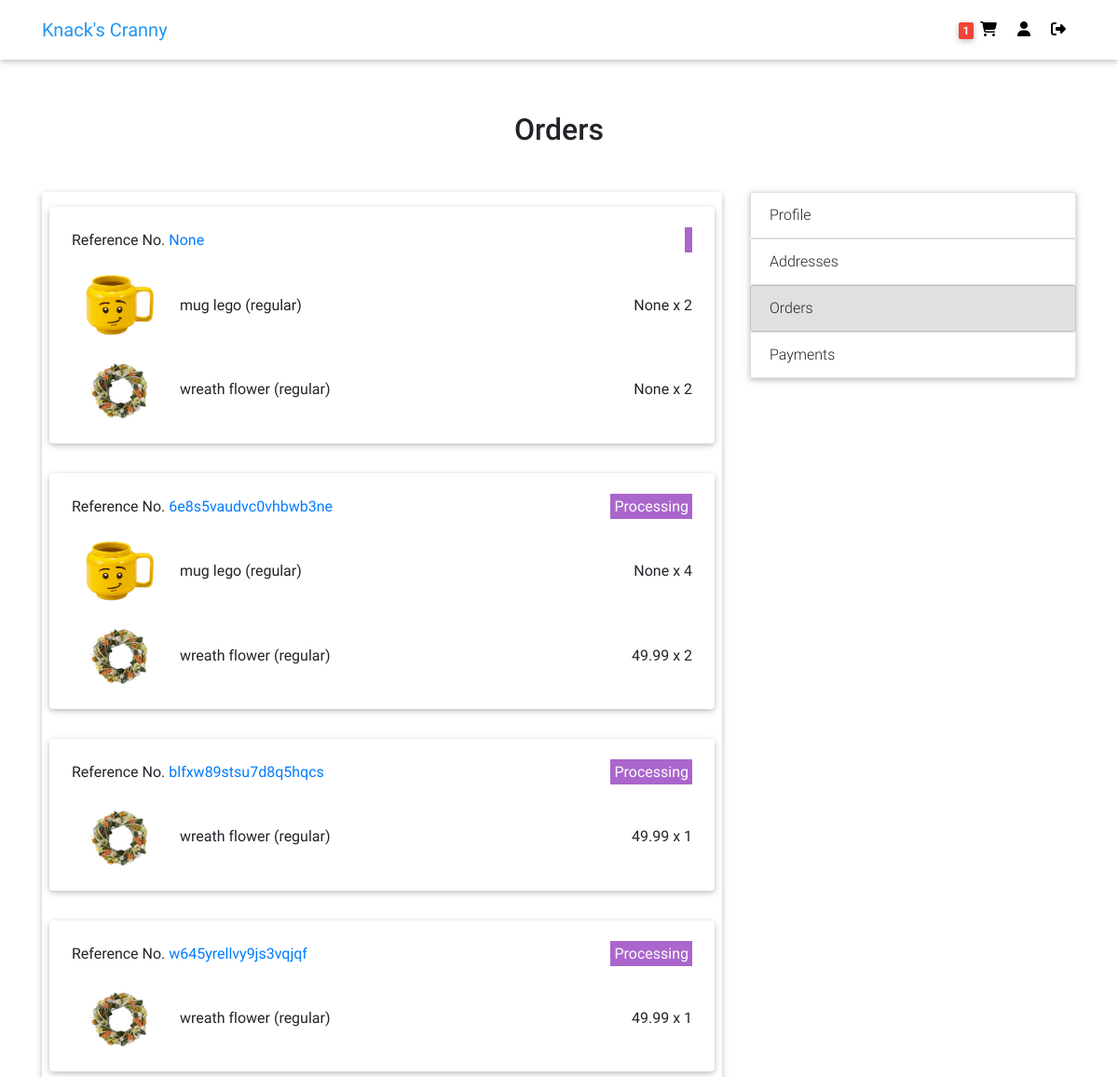
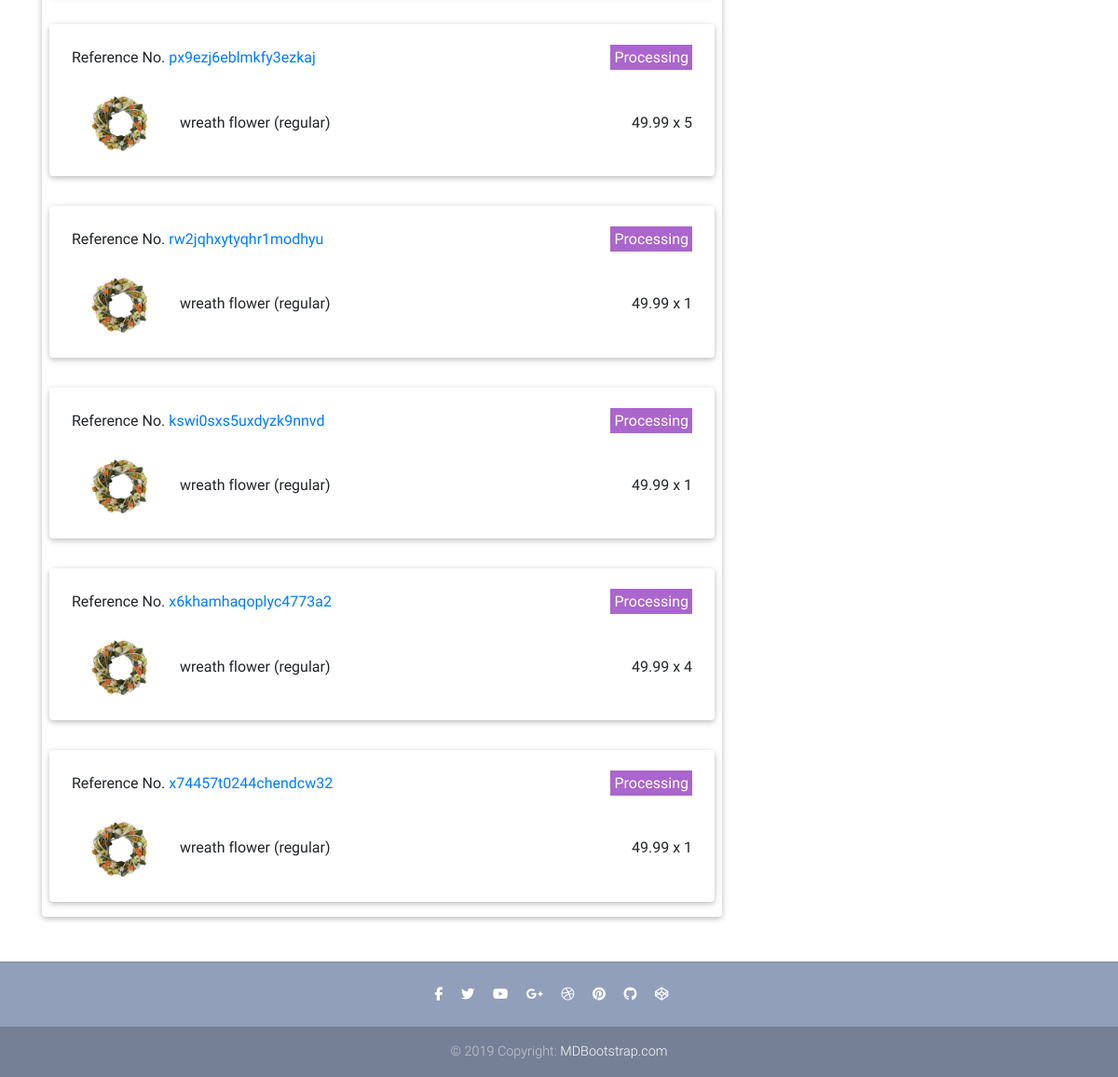
Page /orders/ (signed in) on the committed database (2 pictures, top to bottom).
### users/models.py (models this page shows, shortened)
class Customer(models.Model):
    user = models.OneToOneField(User, on_delete=models.SET_NULL, blank=True, null=True)
    session_id = models.CharField(max_length=32, blank=True, null=True)
    first_name = models.CharField(max_length=50, blank=True, null=True)
    last_name = models.CharField(max_length=50, blank=True, null=True)
    email = models.EmailField(max_length=100, blank=True, null=True)
    contact1 = models.CharField(max_length=30, blank=True, null=True)
    contact2 = models.CharField(max_length=30, blank=True, null=True)
    date_added = models.DateTimeField(default=timezone.now)
    date_updated = models.DateTimeField(default=timezone.now)
    image = models.ImageField(default=f'default_profile.png', upload_to='profile_pics')

### ecommerce/models.py (models this page shows, shortened)
class Order(models.Model):
    customer = models.ForeignKey(Customer, on_delete=models.SET_NULL, blank=True, null=True)
    reference_code = models.CharField(max_length=20, blank=True, null=True)
    shipping_address = models.ForeignKey(Address, related_name='shipping_address',
        on_delete=models.SET_NULL, blank=True, null=True)
    billing_address = models.ForeignKey(Address, related_name='billing_address',
        on_delete=models.SET_NULL, blank=True, null=True)
    payment = models.ForeignKey(Payment, on_delete=models.SET_NULL, blank=True, null=True)
    coupon = models.ForeignKey(Coupon, on_delete=models.SET_NULL, blank=True, null=True)
    date_added = models.DateTimeField(default=timezone.now)
    is_ordered = models.BooleanField(default=False)
    ordered_date = models.DateTimeField(blank=True, null=True)
    date_updated = models.DateTimeField(default=timezone.now)
    @property
    def get_cart_items(self):
        order_items = self.orderitem_set.all()
        total = sum([item.quantity for item in order_items])
        return total

class OrderItem(models.Model):
    item = models.ForeignKey(Variation, on_delete=models.SET_NULL, blank=True, null=True)
    order = models.ForeignKey(Order, on_delete=models.SET_NULL, blank=True, null=True)
    ordered_item_price = models.DecimalField(max_digits=6, decimal_places=2, null=True, blank=True)
    quantity = models.IntegerField(default=0, blank=True, null=True)
    date_added = models.DateTimeField(default=timezone.now)

class OrderStatus(models.Model):
    order = models.ForeignKey(Order, on_delete=models.CASCADE)
    status = models.CharField(max_length=2, choices=ORDER_STATUS, default='PC')
    refund_requested = models.BooleanField(default=False)
    refund_granted = models.BooleanField(default=False)
    date_added = models.DateTimeField(default=timezone.now)
    date_updated = models.DateTimeField(default=timezone.now)
    class Meta:
        verbose_name_plural = 'Order Statuses'

### items/models.py (models this page shows, shortened)
class Variation(models.Model):
    item = models.ForeignKey(Item, on_delete=models.CASCADE)
    name = models.CharField(max_length=100, default='regular')
    alias = models.CharField(max_length=150, blank=True, unique=True)
    price = models.DecimalField(max_digits=6, decimal_places=2, null=True, blank=True)
    price_discount = models.DecimalField(max_digits=6, decimal_places=2, null=True, blank=True)
    description = models.TextField(null=True, blank=True)
    inventory = models.PositiveIntegerField(default=0, blank=True)
    item_label = models.CharField(max_length=2, choices=ITEM_LABELS)
    active = models.BooleanField(default=True)
    date_added = models.DateTimeField(default=timezone.now)
    date_updated = models.DateTimeField(default=timezone.now)

class VariationImage(models.Model):
    variation = models.ForeignKey(Variation, on_delete=models.CASCADE)
    name = models.CharField(max_length=100, default='default')
    alias = models.CharField(max_length=150, blank=True, unique=True)
    image = image = models.ImageField(default=f'default_variation.png', upload_to='item_variation_pics')

class Item(models.Model):
    category = models.ForeignKey(Category, on_delete=models.SET_NULL, null=True, blank=True)
    name = models.CharField(max_length=100, unique=True)
    description = models.TextField()
    price = models.DecimalField(max_digits=6, decimal_places=2)
    price_discount = models.DecimalField(max_digits=6, decimal_places=2, null=True, blank=True)
    item_label = models.CharField(max_length=2, choices=ITEM_LABELS, default='NA')
    date_added = models.DateTimeField(default=timezone.now)
    date_updated = models.DateTimeField(default=timezone.now)
    image = models.ImageField(default=f'default.png', upload_to='item_pics')

### users/views.py (the view)
# urls.py: path('orders/', views.orders, name='orders'),
@login_required
def orders(request):
    customer = Customer.objects.filter(user=request.user).first()
    orders = Order.objects.filter(customer=customer, is_ordered=True)
    if request.method == 'GET':
        context = {
            'orders': orders,
        }
        return render(request, 'users/orders.html', context)

### ecommerce/templatetags/cart_items_count.py (called while the page is built)
@register.filter
def cart_items_count(request):
    customer = query_customer(request)
    order = Order.objects.filter(customer=customer, is_ordered=False)
    if order.exists():
        return order.first().get_cart_items
    return None

### ecommerce/views.py (called while the page is built)
def query_customer(request):
    if request.user.is_authenticated:
        return Customer.objects.filter(user=request.user).first()
    else:
        return get_session(request)

### users/templates/users/orders.html
{% extends "ecommerce/base.html" %}
{% load crispy_forms_tags %}
{% block content %}
<main class="mt-5 pt-4">
  <div class="container fadeIn">
    <h2 class="my-5 h2 text-center">Orders</h2>
    <div class="row">
      <div class="col-md-8 mb-4">
        <div class="card">
          {% for order in orders %}
          <div class="card mx-2 my-3">
            <div class="px-4 py-4">
              <div class="row">
                <div class="col-md-6">
                  Reference No. <a id="{{ order.reference_code}}" class="anchor" href="/payments/#{{ order.reference_code }}">{{ order.reference_code}}</a>
                </div>
                <div class="col-md-6 text-right">
                  <span class="px-1 py-1 bg-secondary text-white">{{ order.orderstatus_set.first.get_status_display }}</span>
                </div>
              </div>
              {% for item in order.orderitem_set.all %}
              <div class="row pt-4 align-items-center">
                <div class="col-md-2">
                  <a href="{% url 'ecommerce:item' item.item.item.id item.item.name %}" class="item-label">
                    <img style="width:100px" src="{{ item.item.variationimage_set.first.image.url }}">
                  </a>
                </div>
                <div class="col-md-5">
                  <a href="{% url 'ecommerce:item' item.item.item.id item.item.name %}" class="item-label">
                    {{ item.item.item.name }} ({{ item.item.name }})
                  </a>
                </div>
                <div class="col-md-3 offset-md-2 text-right">
                  {{ item.ordered_item_price }} x {{ item.quantity }}
                </div>
              </div>
              {% endfor %}
            </div>
          </div>
          {% endfor %}
        </div>
      </div>
      <div class="col-md-4 mb-4">
        <ul class="list-group mb-3 z-depth-1">
          <a href="{% url 'users:profile' %}">
            <li class="list-group-item d-flex justify-content-between">Profile</li>
          </a>
          <a href="{% url 'users:addresses' %}">
            <li class="list-group-item d-flex justify-content-between">Addresses</li>
          </a>
          <a href="{% url 'users:orders' %}">
            <li class="list-group-item d-flex justify-content-between bg-light">Orders</li>
          </a>
          <a href="{% url 'users:payments' %}">
            <li class="list-group-item d-flex justify-content-between">Payments</li>
          </a>
        </ul>
      </div>
    </div>
  </div>
</main>
{% endblock content %}

### ecommerce/templates/ecommerce/navbar.html (shortened to what this page needs)
{% load cart_items_count %}
<nav class="navbar fixed-top navbar-expand-lg navbar-light white scrolling-navbar">
    <div class="container">
      <a class="navbar-brand waves-effect" href="/">
        <strong class="blue-text">Knack's Cranny</strong>
      </a>
      <div class="collapse navbar-collapse" id="navbarSupportedContent">
        <ul class="navbar-nav nav-flex-icons">
          <li class="nav-item">
            <a href="{% url 'ecommerce:cart' %}" class="nav-link waves-effect" title="Cart">
              {% if request|cart_items_count %}
              <span class="badge red z-depth-1"> {{ request|cart_items_count }} </span>
              {% endif %}
              <i class="fas fa-shopping-cart"></i>
            </a>
          </li>
          {% if request.user.is_authenticated %}
          <li class="nav-item">
            <a href="{% url 'users:profile' %}" class="nav-link waves-effect" title="{{ user.username }}">
              <i class="fas fa-user"></i>
            </a>
          </li>
          <li class="nav-item">
            <a class="nav-link waves-effect" href="{% url 'logout' %}" title="Log Out">
              <i class="fas fa-sign-out-alt"></i>
            </a>
          </li>
          {% endif %}
        </ul>
      </div>
    </div>
  </nav>

### ecommerce/static/ecommerce/css/style.css (style rules this page uses)
.anchor { position: relative; padding-top: 100px; }
a .list-group-item, .item-label, .item-label:hover { color: #212529; text-decoration: inherit; }

### rows in the picture
Order: reference_code "None"
OrderItem: item.variationimage_set.first.image (picture), item.item.name "mug lego", item.name "regular", ordered_item_price "None", quantity "2"
OrderItem: item.variationimage_set.first.image (picture), item.item.name "wreath flower", item.name "regular", ordered_item_price "None", quantity "2"
Order: reference_code "6e8s5vaudvc0vhbwb3ne", orderstatus_set.first.status "Processing"
OrderItem: item.variationimage_set.first.image (picture), item.item.name "mug lego", item.name "regular", ordered_item_price "None", quantity "4"
OrderItem: item.variationimage_set.first.image (picture), item.item.name "wreath flower", item.name "regular", ordered_item_price "49.99", quantity "2"
Order: reference_code "blfxw89stsu7d8q5hqcs", orderstatus_set.first.status "Processing"
OrderItem: item.variationimage_set.first.image (picture), item.item.name "wreath flower", item.name "regular", ordered_item_price "49.99", quantity "1"
Order: reference_code "w645yrellvy9js3vqjqf", orderstatus_set.first.status "Processing"
OrderItem: item.variationimage_set.first.image (picture), item.item.name "wreath flower", item.name "regular", ordered_item_price "49.99", quantity "1"
Order: reference_code "px9ezj6eblmkfy3ezkaj", orderstatus_set.first.status "Processing"
OrderItem: item.variationimage_set.first.image (picture), item.item.name "wreath flower", item.name "regular", ordered_item_price "49.99", quantity "5"
Order: reference_code "rw2jqhxytyqhr1modhyu", orderstatus_set.first.status "Processing"
OrderItem: item.variationimage_set.first.image (picture), item.item.name "wreath flower", item.name "regular", ordered_item_price "49.99", quantity "1"
Order: reference_code "kswi0sxs5uxdyzk9nnvd", orderstatus_set.first.status "Processing"
OrderItem: item.variationimage_set.first.image (picture), item.item.name "wreath flower", item.name "regular", ordered_item_price "49.99", quantity "1"
Order: reference_code "x6khamhaqoplyc4773a2", orderstatus_set.first.status "Processing"
OrderItem: item.variationimage_set.first.image (picture), item.item.name "wreath flower", item.name "regular", ordered_item_price "49.99", quantity "4"
Order: reference_code "x74457t0244chendcw32", orderstatus_set.first.status "Processing"
OrderItem: item.variationimage_set.first.image (picture), item.item.name "wreath flower", item.name "regular", ordered_item_price "49.99", quantity "1"

### other values in the picture
{{ request|cart_items_count }} "1"
